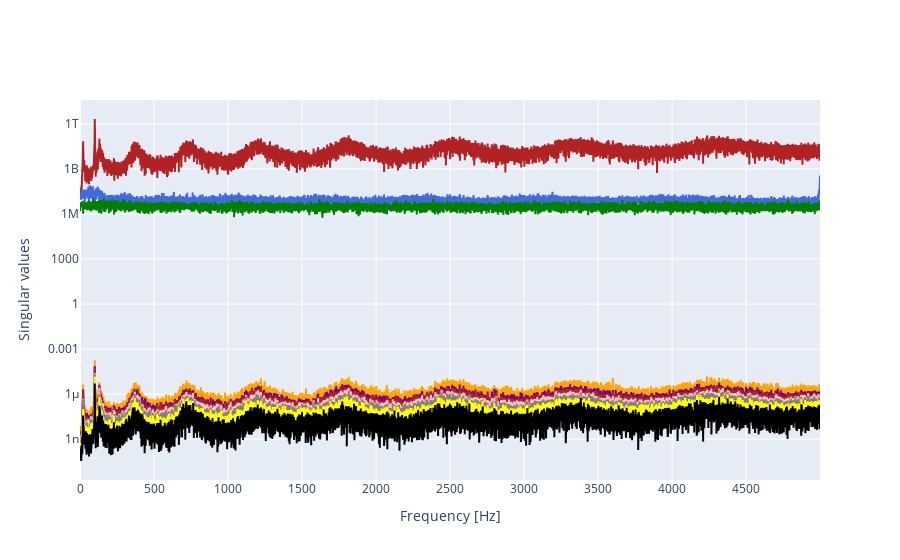

The cell this chart's notebook holds for it:
### Code cell
# Plot the singular values
fig = go.Figure()
fig.add_trace(go.Scatter(x=freq_seg[:np.size(S_omega, axis=1)], y=S_omega[0, :], name='Singular value 1', line=dict(color='firebrick', width=2)))
fig.add_trace(go.Scatter(x=freq_seg[:np.size(S_omega, axis=1)], y=S_omega[1, :], name='Singular value 2', line=dict(color='royalblue', width=2)))
fig.add_trace(go.Scatter(x=freq_seg[:np.size(S_omega, axis=1)], y=S_omega[2, :], name='Singular value 3', line=dict(color='green', width=2)))
fig.add_trace(go.Scatter(x=freq_seg[:np.size(S_omega, axis=1)], y=S_omega[3, :], name='Singular value 4', line=dict(color='orange', width=2)))
fig.add_trace(go.Scatter(x=freq_seg[:np.size(S_omega, axis=1)], y=S_omega[4, :], name='Singular value 5', line=dict(color='purple', width=2)))
fig.add_trace(go.Scatter(x=freq_seg[:np.size(S_omega, axis=1)], y=S_omega[5, :], name='Singular value 6', line=dict(color='brown', width=2)))
fig.add_trace(go.Scatter(x=freq_seg[:np.size(S_omega, axis=1)], y=S_omega[6, :], name='Singular value 7', line=dict(color='pink', width=2)))
fig.add_trace(go.Scatter(x=freq_seg[:np.size(S_omega, axis=1)], y=S_omega[7, :], name='Singular value 8', line=dict(color='grey', width=2)))
fig.add_trace(go.Scatter(x=freq_seg[:np.size(S_omega, axis=1)], y=S_omega[8, :], name='Singular value 9', line=dict(color='yellow', width=2)))
fig.add_trace(go.Scatter(x=freq_seg[:np.size(S_omega, axis=1)], y=S_omega[9, :], name='Singular value 10', line=dict(color='black', width=2)))

fig.update_yaxes(type="log")

fig.update_layout(
    xaxis=dict(title="Frequency [Hz]"),
    yaxis=dict(title="Singular values"),
    showlegend=False)

fig.show()

### Figure 1 — Plotly figure (JSON) as saved in the notebook; plotly's stock layout.template omitted (floating-point values rounded to 4 significant figures; data arrays with more than 128 entries replaced by an {"elided": "..."} marker saying what was removed)
{"data": [{"line": {"color": "firebrick", "width": 2}, "name": "Singular value 1", "type": "scatter", "x": {"elided": "10922 float values"}, "y": {"elided": "10922 float values"}}, {"line": {"color": "royalblue", "width": 2}, "name": "Singular value 2", "type": "scatter", "x": {"elided": "10922 float values"}, "y": {"elided": "10922 float values"}}, {"line": {"color": "green", "width": 2}, "name": "Singular value 3", "type": "scatter", "x": {"elided": "10922 float values"}, "y": {"elided": "10922 float values"}}, {"line": {"color": "orange", "width": 2}, "name": "Singular value 4", "type": "scatter", "x": {"elided": "10922 float values"}, "y": {"elided": "10922 float values"}}, {"line": {"color": "purple", "width": 2}, "name": "Singular value 5", "type": "scatter", "x": {"elided": "10922 float values"}, "y": {"elided": "10922 float values"}}, {"line": {"color": "brown", "width": 2}, "name": "Singular value 6", "type": "scatter", "x": {"elided": "10922 float values"}, "y": {"elided": "10922 float values"}}, {"line": {"color": "pink", "width": 2}, "name": "Singular value 7", "type": "scatter", "x": {"elided": "10922 float values"}, "y": {"elided": "10922 float values"}}, {"line": {"color": "grey", "width": 2}, "name": "Singular value 8", "type": "scatter", "x": {"elided": "10922 float values"}, "y": {"elided": "10922 float values"}}, {"line": {"color": "yellow", "width": 2}, "name": "Singular value 9", "type": "scatter", "x": {"elided": "10922 float values"}, "y": {"elided": "10922 float values"}}, {"line": {"color": "black", "width": 2}, "name": "Singular value 10", "type": "scatter", "x": {"elided": "10922 float values"}, "y": {"elided": "10922 float values"}}], "layout": {"showlegend": false, "xaxis": {"title": {"text": "Frequency [Hz]"}}, "yaxis": {"title": {"text": "Singular values"}, "type": "log"}}}
